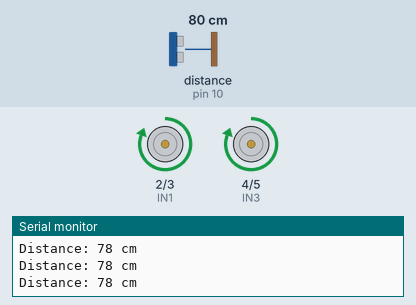
Recording of a sketch running on a simulated Arduino Uno, built with avr-gcc and run on an emulated ATmega328P. On the bench: motor-driver pin pairs drawn as motors (green arrow = first pin HIGH = forward, orange = second pin HIGH = backward, longer = more drive), the last lines printed to the serial monitor. Wiring (inferred from the names in the program): ultrasonic range finder: trigger pin 9; echo pin 10. The test bench sets the inputs (shaded band); at power-on: distance to the obstacle (sensor on pin 10) 80 cm. The echo pulse lasts 58.3 µs per cm.

Above: at 1.2 s.
1.3 s: distance to the obstacle (sensor on pin 10) set to 23 cm
2.8 s: distance to the obstacle (sensor on pin 10) set to 19 cm
At 3.5 s:
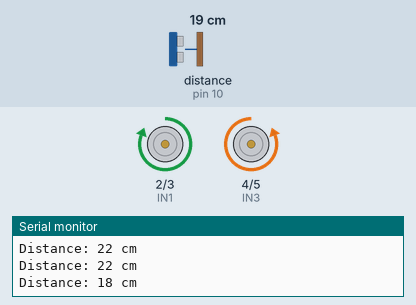
5.8 s: distance to the obstacle (sensor on pin 10) set to 35 cm
At 6.2 s:
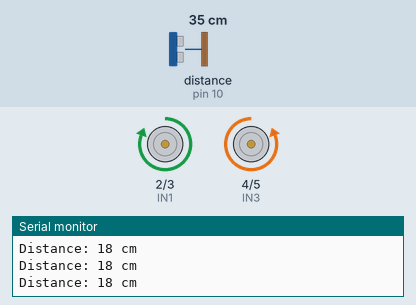
7.9 s: distance to the obstacle (sensor on pin 10) set to 2 cm
At 8.1 s:
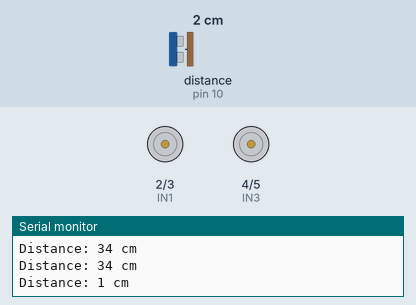
Timing chart, 0 to 11.9 s (numbered marks = the images above; inputs shaded):
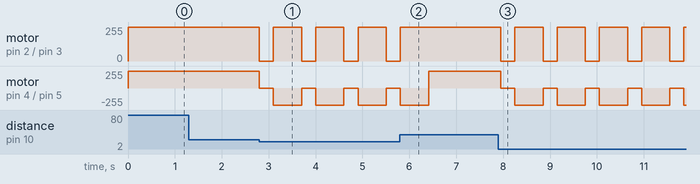

The sketch:

obstacle_robot.ino
```cpp
/*
====================================================
Obstacle Avoiding Robot using Arduino Uno
Author: Yazdaan Khan

Components:
- Arduino Uno
- HC-SR04 Ultrasonic Sensor
- L298N Motor Driver
- 4 DC Gear Motors
- Lithium-Ion Battery Pack

Description:
The robot continuously measures the distance
ahead using an ultrasonic sensor. If an obstacle
is detected within 20 cm, the robot stops and
turns right before continuing forward.

====================================================
*/

// Ultrasonic Sensor Pins
#define trigPin 9
#define echoPin 10

// Motor Driver Pins
#define IN1 2
#define IN2 3
#define IN3 4
#define IN4 5

long duration;
int distance;

void setup()
{
    // Sensor configuration
    pinMode(trigPin, OUTPUT);
    pinMode(echoPin, INPUT);

    // Motor configuration
    pinMode(IN1, OUTPUT);
    pinMode(IN2, OUTPUT);
    pinMode(IN3, OUTPUT);
    pinMode(IN4, OUTPUT);

    // Serial Monitor
    Serial.begin(9600);

    Serial.println("Obstacle Avoiding Robot Started");
}

// Function: Move Forward
void moveForward()
{
    digitalWrite(IN1, HIGH);
    digitalWrite(IN2, LOW);

    digitalWrite(IN3, HIGH);
    digitalWrite(IN4, LOW);
}

// Function: Stop Robot
void stopRobot()
{
    digitalWrite(IN1, LOW);
    digitalWrite(IN2, LOW);

    digitalWrite(IN3, LOW);
    digitalWrite(IN4, LOW);
}

// Function: Turn Right
void turnRight()
{
    digitalWrite(IN1, HIGH);
    digitalWrite(IN2, LOW);

    digitalWrite(IN3, LOW);
    digitalWrite(IN4, HIGH);
}

// Function: Turn Left
void turnLeft()
{
    digitalWrite(IN1, LOW);
    digitalWrite(IN2, HIGH);

    digitalWrite(IN3, HIGH);
    digitalWrite(IN4, LOW);
}

// Function: Measure Distance
int getDistance()
{
    digitalWrite(trigPin, LOW);
    delayMicroseconds(2);

    digitalWrite(trigPin, HIGH);
    delayMicroseconds(10);

    digitalWrite(trigPin, LOW);

    duration = pulseIn(echoPin, HIGH);

    int dist = duration * 0.034 / 2;

    return dist;
}

void loop()
{
    distance = getDistance();

    Serial.print("Distance: ");
    Serial.print(distance);
    Serial.println(" cm");

    // Safe distance threshold
    if (distance > 20)
    {
        moveForward();
    }
    else
    {
        stopRobot();
        delay(300);

        turnRight();
        delay(500);
    }

    delay(100);
}
```

Measured:
- the behaviour switches between 22 and 21 cm on distance to the obstacle (sensor on pin 10) (found by bisection; images 0 and 1)
- after the input at 2.8 s, motor on pin 2 (IN1) / pin 3 (IN2): alternates forward 255/255 for 0.60 s and stopped for 0.30 s, starting at once; motor on pin 4 (IN3) / pin 5 (IN4): alternates backward 255/255 for 0.60 s and stopped for 0.30 s, starting at once
- after the input at 5.8 s, motor on pin 2 (IN1) / pin 3 (IN2): goes on until 5.8 s, then stays forward 255/255
- after the input at 7.9 s, motor on pin 2 (IN1) / pin 3 (IN2): alternates forward 255/255 for 0.60 s and stopped for 0.30 s, starting after 0.05 s; motor on pin 4 (IN3) / pin 5 (IN4): alternates backward 255/255 for 0.60 s and stopped for 0.30 s, starting after 0.05 s
